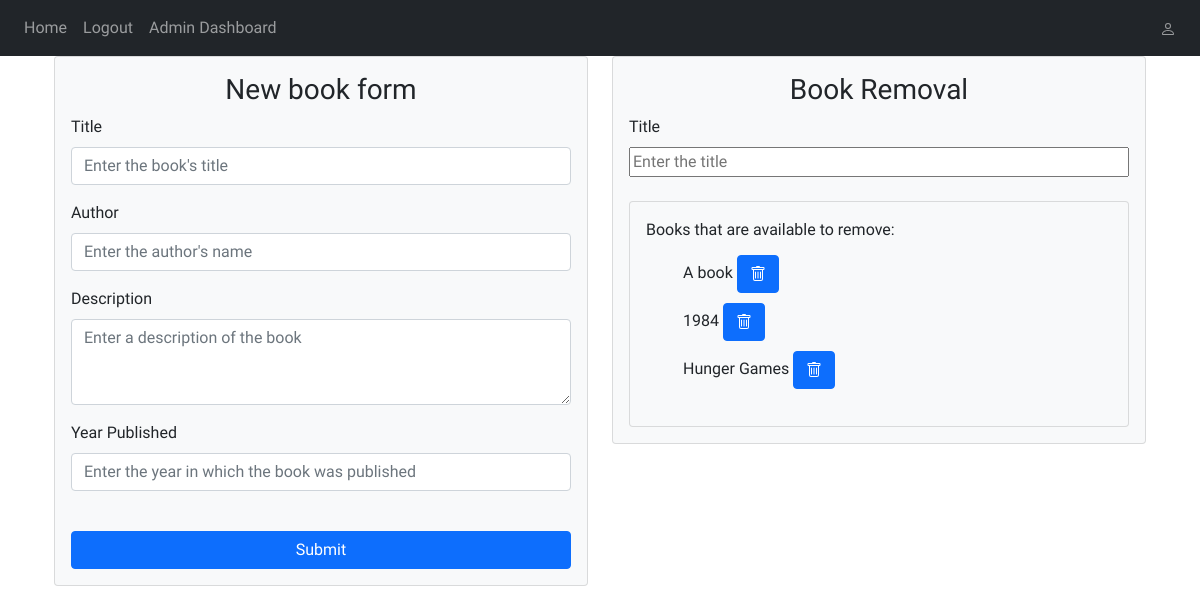
The page /adminDashboard (signed in) on the database its author committed.
### website/models.py (models this page shows)
class Book(db.Model):
    id = db.Column(db.Integer, primary_key=True)
    title = db.Column(db.String(150))
    author = db.Column(db.String(150))
    description = db.Column(db.String(1000))
    publish_year = db.Column(db.Integer)
    currently_loaned = db.Column(db.Boolean())
    loaned_to = db.Column(db.Integer, db.ForeignKey("user.id"))

### website/views.py (the view)
@views.route("/adminDashboard", methods=["GET", "POST"])
@login_required
def adminDashboard():
  if request.method == "POST":
    if request.form["form-name"] == "addBook":
      title = request.form.get("title")
      author = request.form.get("author")
      description = request.form.get("description")
      publish_year = int(request.form.get("publish_year"))
      if not title:
        flash("You must enter a title.", category="error")
      elif not author:
        flash("You must enter an author's name.", category="error")
      elif not description:
        flash("You must provide a description.", category="error")
      elif not publish_year:
        flash("You must enter the year in which the book was published.", category="error")
      else:
        new_book = Book(title=title, author=author, description=description, publish_year=publish_year, currently_loaned=False, loaned_to=0)
        db.session.add(new_book)
        db.session.commit()
        flash("Book added!", category="success")
        return redirect(url_for("views.adminDashboard"))
    elif request.form["form-name"] == "removeBook":
      if request.form.get("action"):
        book_id = request.form.get('action')
        print(book_id)
        book = Book.query.filter_by(id=book_id).first()
        print("Would have deleted:", book.title)
        db.session.delete(book)
        db.session.commit()
        flash("Book removed!", category="success")
        return redirect(url_for("views.adminDashboard"))
      flash("Something went wrong, please try again.", category="error")
  else:
    return render_template("adminDashboard.html", allBooks=Book.query.all())

### website/__init__.py (called while the page is built)
def create_app():
  app = Flask(__name__)
  app.config['SECRET_KEY'] = "THISISVERYSECRET"
  app.config["SQLALCHEMY_DATABASE_URI"] = f"sqlite:///{DB_NAME}"
  db.init_app(app)
  from .views import views
  from .auth import auth
  app.register_blueprint(views, url_prefix="/")
  app.register_blueprint(auth, url_prefix="/")
  from .models import User
  create_database(app)
  create_adminHash()
  login_manager = LoginManager()
  login_manager.login_view = 'auth.login'
  login_manager.init_app(app)
  @login_manager.user_loader
  def load_user(id):
    return User.query.get(int(id))
  @app.context_processor
  def inject_user():
    user_details = dict(user=current_user)
    if current_user.is_authenticated:
      user_details.update(access_level=current_user.access_level)
    return user_details
  return app

### website/templates/adminDashboard.html (shortened to what this page needs)
{% extends "base.html" %}
{% block content %}
<div class="container">
    <div class="row">
      <div class="col-6">
        <form method="POST" class="card p-3 bg-light">
          <h3 align="center">New book form</h3>
          <div class="form-group">
            <label for="title">Title</label>
            <input
              type="title"
              class="form-control"
              id="title"
              name="title"
              placeholder="Enter the book's title"
            />
          </div>
          <div class="form-group">
            <label for="author">Author</label>
            <input
              type="author"
              class="form-control"
              id="author"
              name="author"
              placeholder="Enter the author's name"
            />
          </div>
          <div class="form-group">
            <label for="description">Description</label>
            <textarea
              class="form-control"
              id="description"
              name="description"
              rows="3"
              placeholder="Enter a description of the book"
              ></textarea>
          </div>
          <div class="form-group">
            <label for="publish_year">Year Published</label>
            <input
              type="publish_year"
              class="form-control"
              id="publish_year"
              name="publish_year"
              placeholder="Enter the year in which the book was published"
            />
          </div>
          <br>
          <button type="submit" class="btn btn-primary">Submit</button>
        </form>
      </div>
        <div class="col-6">
          <div>
            <form method="POST" class="card p-3 bg-light">
              <h3 align="center">Book Removal</h3>
              <label for="titleSearch">Title</label>
              <input name ="titleSearch" type="text" class="live-search-box" placeholder="Enter the title" />
              <br>
              <div class="card p-3 bg-light">
                <label for="titleList">Books that are available to remove:</label>
                <ul name="titleList" class="live-search-list" type="None">
                  {% for book in allBooks %}
                    {% if book.loaned_to == 0 %}
                      <li class="deleteable_books">{{ book.title }}
                        <button class="btn btn-primary delete_button" type="submit" name="action" value="{{ book.id }}">
                        </button>
                      </li>
                    {% endif %}
                  {% endfor %}
                </ul>
              </div>
            </form>
          </div>
        </div>
    </div>
</div>
<br>
{% endblock %}

### website/static/style.css (style rules this page uses)
* { font-family: 'Kdam Thmor Pro', sans-serif; }
body { font-family: 'Kdam Thmor Pro', sans-serif; }
.deleteable_books { padding: 5px; }

### rows shown on the page
Book: title "A book", {{ book.id }} 1 (drawn)
Book: title "1984", {{ book.id }} 2 (drawn)
Book: title "Hunger Games", {{ book.id }} 3 (drawn)
